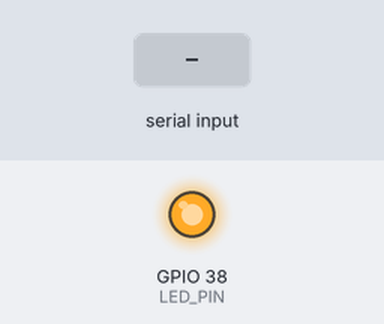
Recording of a program running on a simulated ESP32-S3. Parts: output pins drawn as LEDs (lit = HIGH). The test bench sets the inputs (shaded band).

Above: at 1.2 s.
1.3 s: "1" received over Serial
At 2.3 s:
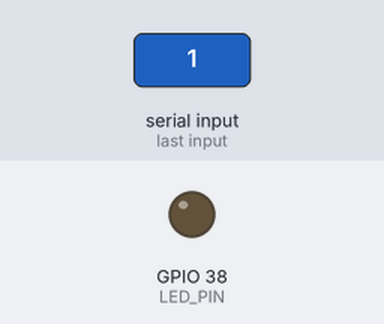
2.8 s: "0" received over Serial
At 3.4 s:
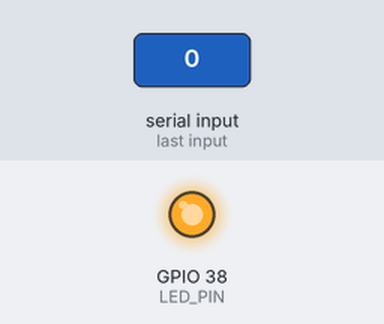
Timing chart, 0 to 5.8 s (numbered marks = the images above; inputs shaded):
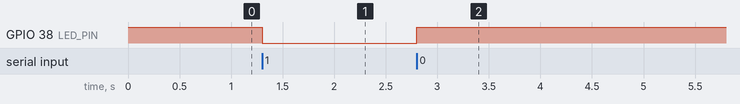

Measured:
- after the input at 1.3 s, GPIO 38 (LED_PIN): HIGH → LOW at once
- after the input at 2.8 s, GPIO 38 (LED_PIN): LOW → HIGH at once

The program:

main.cpp
```cpp
#include <Arduino.h>

#define LED_PIN 38

void setup() {
    pinMode(LED_PIN, OUTPUT); // Set LED_PIN as output
    digitalWrite(LED_PIN, HIGH); // Ensure LED is off initially
    Serial0.begin(115200); // Start Serial0 communication
}

void loop() {
    if (Serial0.available() > 0) { // Check if data is available on the Serial0 port
        char input = Serial0.read(); // Read the incoming byte
        if (input == '1') {
            digitalWrite(LED_PIN, LOW); // Turn LED on
          //  Serial0.println("LED ON");
        } else if (input == '0') {
            digitalWrite(LED_PIN, HIGH); // Turn LED off
           // Serial0.println("LED OFF");
        } else {
          //  Serial0.println("Invalid input. Send '1' to turn ON or '0' to turn OFF.");
        }
    }
}
```
